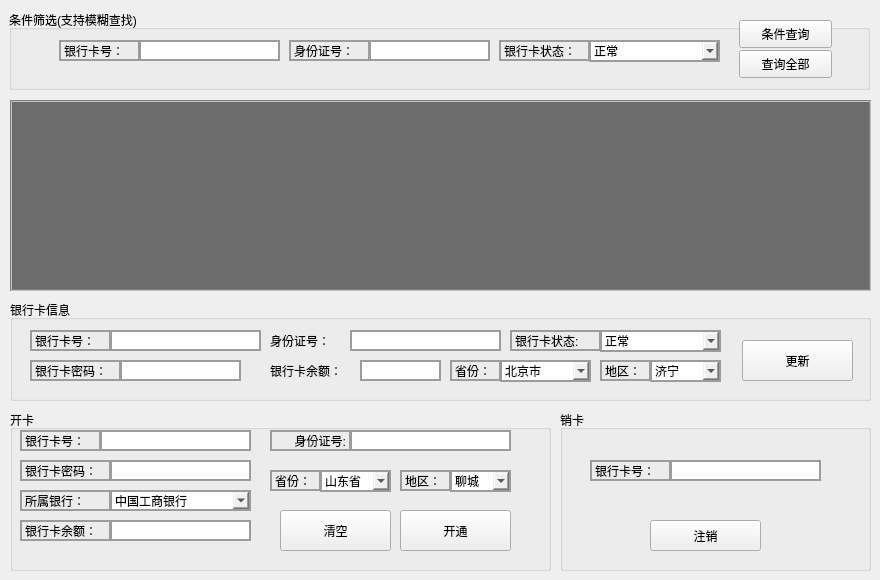
    <widget class="QWidget" name="BankCardPage">
     <widget class="QTableView" name="tableView_BankCard">
      <property name="geometry">
       <rect>
        <x>10</x>
        <y>100</y>
        <width>861</width>
        <height>191</height>
       </rect>
      </property>
      <property name="styleSheet">
       <string notr="true">QTableView QTableCornerButton::section {
   /*  background: red;
    border: 2px outset red;*/
    color: red;
    background-color: rgb(64, 64, 64);
    border: 5px solid #f6f7fa;
    border-radius:0px;
    border-color: rgb(64, 64, 64);
 }

 QTableView {
    color: white;                                      /*表格内文字颜色*/
    /*gridline-color: black;                              /*表格内框颜色*/
	gridline-color: rgb(180, 180, 180);
    background-color: rgb(108, 108, 108);               /*表格内背景色*/
    alternate-background-color: rgb(64, 64, 64);
    selection-color: white;                             /*选中区域的文字颜色*/
    selection-background-color: rgb(77, 77, 77);        /*选中区域的背景色*/
    border: 2px groove gray;
    border-radius: 0px;
    padding: 2px 4px;
}

QHeaderView {
    color: white;
    font: bold 10pt;
    background-color: rgb(108, 108, 108);
    border: 0px solid rgb(144, 144, 144);
    border:0px solid rgb(191,191,191);
    border-left-color: rgba(255, 255, 255, 0);
    border-top-color: rgba(255, 255, 255, 0);
    border-radius:0px;
    min-height:29px;
}

QHeaderView::section {
    color: white;
    background-color: rgb(64, 64, 64);
    border: 5px solid #f6f7fa;
    border-radius:0px;
    border-color: rgb(64, 64, 64);
} </string>
      </property>
      <attribute name="verticalHeaderVisible">
       <bool>false</bool>
      </attribute>
     </widget>
     <widget class="QGroupBox" name="groupBox_3">
      <property name="geometry">
       <rect>
        <x>9</x>
        <y>10</y>
        <width>861</width>
        <height>80</height>
       </rect>
      </property>
      <property name="styleSheet">
       <string notr="true"/>
      </property>
      <property name="title">
       <string>条件筛选(支持模糊查找)</string>
      </property>
      <widget class="QLineEdit" name="led_BankCarid">
       <property name="geometry">
        <rect>
         <x>130</x>
         <y>30</y>
         <width>141</width>
         <height>21</height>
        </rect>
       </property>
       <property name="styleSheet">
        <string notr="true">border-right-color: rgb(0, 0, 0);
border-color: rgb(156, 156, 156);
border-width: 2px;
border-style: solid;</string>
       </property>
       <property name="text">
        <string/>
       </property>
      </widget>
      <widget class="QLabel" name="label_24">
       <property name="geometry">
        <rect>
         <x>50</x>
         <y>30</y>
         <width>81</width>
         <height>21</height>
        </rect>
       </property>
       <property name="styleSheet">
        <string notr="true">border-right-color: rgb(0, 0, 0);
border-color: rgb(156, 156, 156);
border-width: 2px;
border-style: solid;</string>
       </property>
       <property name="text">
        <string>银行卡号：</string>
       </property>
      </widget>
      <widget class="QLabel" name="label_25">
       <property name="geometry">
        <rect>
         <x>280</x>
         <y>30</y>
         <width>81</width>
         <height>21</height>
        </rect>
       </property>
       <property name="styleSheet">
        <string notr="true">border-right-color: rgb(0, 0, 0);
border-color: rgb(156, 156, 156);
border-width: 2px;
border-style: solid;</string>
       </property>
       <property name="text">
        <string>身份证号：</string>
       </property>
      </widget>
      <widget class="QLineEdit" name="led_ID">
       <property name="geometry">
        <rect>
         <x>360</x>
         <y>30</y>
         <width>121</width>
         <height>21</height>
        </rect>
       </property>
       <property name="styleSheet">
        <string notr="true">border-right-color: rgb(0, 0, 0);
border-color: rgb(156, 156, 156);
border-width: 2px;
border-style: solid;</string>
       </property>
      </widget>
      <widget class="QLabel" name="label_26">
       <property name="geometry">
        <rect>
         <x>490</x>
         <y>30</y>
         <width>91</width>
         <height>21</height>
        </rect>
       </property>
       <property name="styleSheet">
        <string notr="true">border-right-color: rgb(0, 0, 0);
border-color: rgb(156, 156, 156);
border-width: 2px;
border-style: solid;</string>
       </property>
       <property name="text">
        <string>银行卡状态：</string>
       </property>
      </widget>
      <widget class="QComboBox" name="cob_BankState">
       <property name="geometry">
        <rect>
         <x>580</x>
         <y>30</y>
         <width>131</width>
         <height>22</height>
        </rect>
       </property>
       <property name="styleSheet">
        <string notr="true">border-right-color: rgb(0, 0, 0);
border-color: rgb(156, 156, 156);
border-width: 2px;
border-style: solid;</string>
       </property>
       <item>
        <property name="text">
         <string>正常</string>
        </property>
       </item>
       <item>
        <property name="text">
         <string>挂失</string>
        </property>
       </item>
       <item>
        <property name="text">
         <string>冻结</string>
        </property>
       </item>
      </widget>
      <widget class="QPushButton" name="btn_conditionQuery">
       <property name="geometry">
        <rect>
         <x>730</x>
         <y>10</y>
         <width>93</width>
         <height>28</height>
        </rect>
       </property>
       <property name="text">
        <string>条件查询</string>
       </property>
      </widget>
      <widget class="QPushButton" name="btn_QeuryQBBank">
       <property name="geometry">
        <rect>
         <x>730</x>
         <y>40</y>
         <width>93</width>
         <height>28</height>
        </rect>
       </property>
       <property name="text">
        <string>查询全部</string>
       </property>
      </widget>
     </widget>
     <widget class="QGroupBox" name="groupBox_4">
      <property name="geometry">
       <rect>
        <x>10</x>
        <y>300</y>
        <width>861</width>
        <height>101</height>
       </rect>
      </property>
      <property name="title">
       <string>银行卡信息</string>
      </property>
      <widget class="QLabel" name="label_27">
       <property name="geometry">
        <rect>
         <x>20</x>
         <y>30</y>
         <width>81</width>
         <height>21</height>
        </rect>
       </property>
       <property name="styleSheet">
        <string notr="true">border-right-color: rgb(0, 0, 0);
border-color: rgb(156, 156, 156);
border-width: 2px;
border-style: solid;</string>
       </property>
       <property name="text">
        <string>银行卡号：</string>
       </property>
      </widget>
      <widget class="QLineEdit" name="led_BankCarid_2">
       <property name="geometry">
        <rect>
         <x>100</x>
         <y>30</y>
         <width>151</width>
         <height>21</height>
        </rect>
       </property>
       <property name="styleSheet">
        <string notr="true">border-right-color: rgb(0, 0, 0);
border-color: rgb(156, 156, 156);
border-width: 2px;
border-style: solid;</string>
       </property>
       <property name="text">
        <string/>
       </property>
       <property name="maxLength">
        <number>19</number>
       </property>
       <property name="readOnly">
        <bool>true</bool>
       </property>
      </widget>
      <widget class="QLineEdit" name="led_pwd">
       <property name="geometry">
        <rect>
         <x>110</x>
         <y>60</y>
         <width>121</width>
         <height>21</height>
        </rect>
       </property>
       <property name="styleSheet">
        <string notr="true">border-right-color: rgb(0, 0, 0);
border-color: rgb(156, 156, 156);
border-width: 2px;
border-style: solid;</string>
       </property>
       <property name="text">
        <string/>
       </property>
       <property name="maxLength">
        <number>6</number>
       </property>
      </widget>
      <widget class="QLabel" name="label_28">
       <property name="geometry">
        <rect>
         <x>20</x>
         <y>60</y>
         <width>91</width>
         <height>21</height>
        </rect>
       </property>
       <property name="styleSheet">
        <string notr="true">border-right-color: rgb(0, 0, 0);
border-color: rgb(156, 156, 156);
border-width: 2px;
border-style: solid;</string>
       </property>
       <property name="text">
        <string>银行卡密码：</string>
       </property>
      </widget>
      <widget class="QLineEdit" name="led_UserID">
       <property name="geometry">
        <rect>
         <x>340</x>
         <y>30</y>
         <width>151</width>
         <height>21</height>
        </rect>
       </property>
       <property name="styleSheet">
        <string notr="true">border-right-color: rgb(0, 0, 0);
border-color: rgb(156, 156, 156);
border-width: 2px;
border-style: solid;</string>
       </property>
       <property name="text">
        <string/>
       </property>
       <property name="maxLength">
        <number>18</number>
       </property>
       <property name="readOnly">
        <bool>true</bool>
       </property>
      </widget>
      <widget class="QLabel" name="label_29">
       <property name="geometry">
        <rect>
         <x>260</x>
         <y>30</y>
         <width>81</width>
         <height>21</height>
        </rect>
       </property>
       <property name="text">
        <string>身份证号：</string>
       </property>
      </widget>
      <widget class="QLabel" name="label_30">
       <property name="geometry">
        <rect>
         <x>260</x>
         <y>60</y>
         <width>91</width>
         <height>21</height>
        </rect>
       </property>
       <property name="text">
        <string>银行卡余额：</string>
       </property>
      </widget>
      <widget class="QLineEdit" name="led_BankMoney">
       <property name="geometry">
        <rect>
         <x>350</x>
         <y>60</y>
         <width>81</width>
         <height>21</height>
        </rect>
       </property>
       <property name="styleSheet">
        <string notr="true">border-right-color: rgb(0, 0, 0);
border-color: rgb(156, 156, 156);
border-width: 2px;
border-style: solid;</string>
       </property>
       <property name="text">
        <string/>
       </property>
      </widget>
      <widget class="QLabel" name="label_31">
       <property name="geometry">
        <rect>
         <x>500</x>
         <y>30</y>
         <width>91</width>
         <height>21</height>
        </rect>
       </property>
       <property name="styleSheet">
        <string notr="true">border-right-color: rgb(0, 0, 0);
border-color: rgb(156, 156, 156);
border-width: 2px;
border-style: solid;</string>
       </property>
       <property name="text">
        <string>银行卡状态:</string>
       </property>
      </widget>
      <widget class="QComboBox" name="cob_BankState_2">
       <property name="geometry">
        <rect>
         <x>590</x>
         <y>30</y>
         <width>121</width>
         <height>22</height>
        </rect>
       </property>
       <property name="styleSheet">
        <string notr="true">border-right-color: rgb(0, 0, 0);
border-color: rgb(156, 156, 156);
border-width: 2px;
border-style: solid;</string>
       </property>
       <item>
        <property name="text">
         <string>正常</string>
        </property>
       </item>
       <item>
        <property name="text">
         <string>挂失</string>
        </property>
       </item>
       <item>
        <property name="text">
         <string>冻结</string>
        </property>
       </item>
      </widget>
      <widget class="QLabel" name="label_32">
       <property name="geometry">
        <rect>
         <x>440</x>
         <y>60</y>
         <width>51</width>
         <height>21</height>
        </rect>
       </property>
       <property name="styleSheet">
        <string notr="true">border-right-color: rgb(0, 0, 0);
border-color: rgb(156, 156, 156);
border-width: 2px;
border-style: solid;</string>
       </property>
       <property name="text">
        <string>省份：</string>
       </property>
      </widget>
      <widget class="QLabel" name="label_33">
       <property name="geometry">
        <rect>
         <x>590</x>
         <y>60</y>
         <width>51</width>
         <height>21</height>
        </rect>
       </property>
       <property name="styleSheet">
        <string notr="true">border-right-color: rgb(0, 0, 0);
border-color: rgb(156, 156, 156);
border-width: 2px;
border-style: solid;</string>
       </property>
       <property name="text">
        <string>地区：</string>
       </property>
      </widget>
      <widget class="QPushButton" name="btn_Banjupdate">
       <property name="geometry">
        <rect>
         <x>732</x>
         <y>40</y>
         <width>111</width>
         <height>41</height>
        </rect>
       </property>
       <property name="text">
        <string>更新</string>
       </property>
      </widget>
      <widget class="QComboBox" name="cob_Province">
       <property name="geometry">
        <rect>
         <x>490</x>
         <y>60</y>
         <width>91</width>
         <height>22</height>
        </rect>
       </property>
       <property name="styleSheet">
        <string notr="true">border-right-color: rgb(0, 0, 0);
border-color: rgb(156, 156, 156);
border-width: 2px;
border-style: solid;</string>
       </property>
       <item>
        <property name="text">
         <string>北京市</string>
        </property>
       </item>
       <item>
        <property name="text">
         <string>天津市</string>
        </property>
       </item>
       <item>
        <property name="text">
         <string>上海市</string>
        </property>
       </item>
       <item>
        <property name="text">
         <string>重庆市</string>
        </property>
       </item>
       <item>
        <property name="text">
         <string>河北省</string>
        </property>
       </item>
       <item>
        <property name="text">
         <string>山西省</string>
        </property>
       </item>
       <item>
        <property name="text">
         <string>辽宁省</string>
        </property>
       </item>
       <item>
        <property name="text">
         <string>吉林省</string>
        </property>
       </item>
       <item>
        <property name="text">
         <string>黑龙江省</string>
        </property>
       </item>
       <item>
        <property name="text">
         <string>江苏省</string>
        </property>
       </item>
       <item>
        <property name="text">
         <string>浙江省</string>
        </property>
       </item>
       <item>
        <property name="text">
         <string>安徽省</string>
        </property>
       </item>
       <item>
        <property name="text">
         <string>福建省</string>
        </property>
       </item>
       <item>
        <property name="text">
         <string>江西省</string>
        </property>
       </item>
       <item>
        <property name="text">
         <string>山东省</string>
        </property>
       </item>
       <item>
        <property name="text">
         <string>河南省</string>
        </property>
       </item>
       <item>
        <property name="text">
         <string>湖北省</string>
        </property>
       </item>
       <item>
        <property name="text">
         <string>湖南省</string>
        </property>
       </item>
       <item>
        <property name="text">
         <string>广东省</string>
        </property>
       </item>
       <item>
        <property name="text">
         <string>海南省</string>
        </property>
       </item>
       <item>
        <property name="text">
         <string>四川省</string>
        </property>
       </item>
       <item>
        <property name="text">
         <string>贵州省</string>
        </property>
       </item>
       <item>
        <property name="text">
         <string>云南省</string>
        </property>
       </item>
       <item>
        <property name="text">
         <string>陕西省</string>
        </property>
       </item>
       <item>
        <property name="text">
         <string>甘肃省</string>
        </property>
       </item>
       <item>
        <property name="text">
         <string>青海省</string>
        </property>
       </item>
       <item>
        <property name="text">
         <string>台湾省</string>
        </property>
       </item>
       <item>
        <property name="text">
         <string>内蒙古自治区</string>
        </property>
       </item>
       <item>
        <property name="text">
         <string>广西壮族自治区</string>
        </property>
       </item>
       <item>
        <property name="text">
         <string>西藏自治区</string>
        </property>
       </item>
       <item>
        <property name="text">
         <string>宁夏回族自治区</string>
        </property>
       </item>
       <item>
        <property name="text">
         <string>新疆维吾尔自治区</string>
        </property>
       </item>
       <item>
        <property name="text">
         <string>香港特别行政区</string>
        </property>
       </item>
       <item>
        <property name="text">
         <string>澳门特别行政区</string>
        </property>
       </item>
      </widget>
      <widget class="QComboBox" name="cob_city">
       <property name="geometry">
        <rect>
         <x>640</x>
         <y>60</y>
         <width>71</width>
         <height>22</height>
        </rect>
       </property>
       <property name="styleSheet">
        <string notr="true">border-right-color: rgb(0, 0, 0);
border-color: rgb(156, 156, 156);
border-width: 2px;
border-style: solid;</string>
       </property>
       <item>
        <property name="text">
         <string>济宁</string>
        </property>
       </item>
       <item>
        <property name="text">
         <string>聊城</string>
        </property>
       </item>
      </widget>
     </widget>
     <widget class="QGroupBox" name="groupBox_5">
      <property name="geometry">
       <rect>
        <x>10</x>
        <y>410</y>
        <width>541</width>
        <height>161</height>
       </rect>
      </property>
      <property name="title">
       <string>开卡</string>
      </property>
      <widget class="QLineEdit" name="led_BankCaridid">
       <property name="geometry">
        <rect>
         <x>90</x>
         <y>20</y>
         <width>151</width>
         <height>21</height>
        </rect>
       </property>
       <property name="styleSheet">
        <string notr="true">border-right-color: rgb(0, 0, 0);
border-color: rgb(156, 156, 156);
border-width: 2px;
border-style: solid;</string>
       </property>
       <property name="text">
        <string/>
       </property>
       <property name="maxLength">
        <number>19</number>
       </property>
      </widget>
      <widget class="QLabel" name="label_35">
       <property name="geometry">
        <rect>
         <x>10</x>
         <y>20</y>
         <width>81</width>
         <height>21</height>
        </rect>
       </property>
       <property name="styleSheet">
        <string notr="true">border-right-color: rgb(0, 0, 0);
border-color: rgb(156, 156, 156);
border-width: 2px;
border-style: solid;</string>
       </property>
       <property name="text">
        <string>银行卡号：</string>
       </property>
      </widget>
      <widget class="QLabel" name="label_36">
       <property name="geometry">
        <rect>
         <x>260</x>
         <y>20</y>
         <width>81</width>
         <height>21</height>
        </rect>
       </property>
       <property name="styleSheet">
        <string notr="true">border-right-color: rgb(0, 0, 0);
border-color: rgb(156, 156, 156);
border-width: 2px;
border-style: solid;</string>
       </property>
       <property name="text">
        <string>身份证号:</string>
       </property>
       <property name="alignment">
        <set>Qt::AlignRight|Qt::AlignTrailing|Qt::AlignVCenter</set>
       </property>
      </widget>
      <widget class="QLabel" name="label_37">
       <property name="geometry">
        <rect>
         <x>10</x>
         <y>50</y>
         <width>91</width>
         <height>21</height>
        </rect>
       </property>
       <property name="styleSheet">
        <string notr="true">border-right-color: rgb(0, 0, 0);
border-color: rgb(156, 156, 156);
border-width: 2px;
border-style: solid;</string>
       </property>
       <property name="text">
        <string>银行卡密码：</string>
       </property>
      </widget>
      <widget class="QLineEdit" name="led_UserID_2">
       <property name="geometry">
        <rect>
         <x>340</x>
         <y>20</y>
         <width>161</width>
         <height>21</height>
        </rect>
       </property>
       <property name="styleSheet">
        <string notr="true">border-right-color: rgb(0, 0, 0);
border-color: rgb(156, 156, 156);
border-width: 2px;
border-style: solid;</string>
       </property>
       <property name="text">
        <string/>
       </property>
       <property name="maxLength">
        <number>18</number>
       </property>
      </widget>
      <widget class="QLineEdit" name="led_BankPwd">
       <property name="geometry">
        <rect>
         <x>100</x>
         <y>50</y>
         <width>141</width>
         <height>21</height>
        </rect>
       </property>
       <property name="styleSheet">
        <string notr="true">border-right-color: rgb(0, 0, 0);
border-color: rgb(156, 156, 156);
border-width: 2px;
border-style: solid;</string>
       </property>
       <property name="text">
        <string/>
       </property>
       <property name="maxLength">
        <number>6</number>
       </property>
       <property name="echoMode">
        <enum>QLineEdit::Password</enum>
       </property>
      </widget>
      <widget class="QLabel" name="label_34">
       <property name="geometry">
        <rect>
         <x>390</x>
         <y>60</y>
         <width>51</width>
         <height>21</height>
        </rect>
       </property>
       <property name="styleSheet">
        <string notr="true">border-right-color: rgb(0, 0, 0);
border-color: rgb(156, 156, 156);
border-width: 2px;
border-style: solid;</string>
       </property>
       <property name="text">
        <string>地区：</string>
       </property>
      </widget>
      <widget class="QLabel" name="label_38">
       <property name="geometry">
        <rect>
         <x>260</x>
         <y>60</y>
         <width>51</width>
         <height>21</height>
        </rect>
       </property>
       <property name="styleSheet">
        <string notr="true">border-right-color: rgb(0, 0, 0);
border-color: rgb(156, 156, 156);
border-width: 2px;
border-style: solid;</string>
       </property>
       <property name="text">
        <string>省份：</string>
       </property>
      </widget>
      <widget class="QPushButton" name="btn_BankKT">
       <property name="geometry">
        <rect>
         <x>390</x>
         <y>100</y>
         <width>111</width>
         <height>41</height>
        </rect>
       </property>
       <property name="text">
        <string>开通</string>
       </property>
      </widget>
      <widget class="QLabel" name="label_39">
       <property name="geometry">
        <rect>
         <x>10</x>
         <y>110</y>
         <width>91</width>
         <height>21</height>
        </rect>
       </property>
       <property name="styleSheet">
        <string notr="true">border-right-color: rgb(0, 0, 0);
border-color: rgb(156, 156, 156);
border-width: 2px;
border-style: solid;</string>
       </property>
       <property name="text">
        <string>银行卡余额：</string>
       </property>
      </widget>
      <widget class="QLineEdit" name="led_BankMoeny">
       <property name="geometry">
        <rect>
         <x>100</x>
         <y>110</y>
         <width>141</width>
         <height>21</height>
        </rect>
       </property>
       <property name="styleSheet">
        <string notr="true">border-right-color: rgb(0, 0, 0);
border-color: rgb(156, 156, 156);
border-width: 2px;
border-style: solid;</string>
       </property>
       <property name="text">
        <string/>
       </property>
       <property name="maxLength">
        <number>6</number>
       </property>
      </widget>
      <widget class="QComboBox" name="cob_Province_2">
       <property name="geometry">
        <rect>
         <x>310</x>
         <y>60</y>
         <width>71</width>
         <height>22</height>
        </rect>
       </property>
       <property name="styleSheet">
        <string notr="true">border-right-color: rgb(0, 0, 0);
border-color: rgb(156, 156, 156);
border-width: 2px;
border-style: solid;</string>
       </property>
       <item>
        <property name="text">
         <string>山东省</string>
        </property>
       </item>
      </widget>
      <widget class="QComboBox" name="cob_city_2">
       <property name="geometry">
        <rect>
         <x>440</x>
         <y>60</y>
         <width>61</width>
         <height>22</height>
        </rect>
       </property>
       <property name="styleSheet">
        <string notr="true">border-right-color: rgb(0, 0, 0);
border-color: rgb(156, 156, 156);
border-width: 2px;
border-style: solid;</string>
       </property>
       <item>
        <property name="text">
         <string>聊城</string>
        </property>
       </item>
       <item>
        <property name="text">
         <string>济宁</string>
        </property>
       </item>
      </widget>
      <widget class="QPushButton" name="btn_clear">
       <property name="geometry">
        <rect>
         <x>270</x>
         <y>100</y>
         <width>111</width>
         <height>41</height>
        </rect>
       </property>
       <property name="text">
        <string>清空</string>
       </property>
      </widget>
      <widget class="QLabel" name="label_54">
       <property name="geometry">
        <rect>
         <x>10</x>
         <y>80</y>
         <width>91</width>
         <height>21</height>
        </rect>
       </property>
       <property name="styleSheet">
        <string notr="true">border-right-color: rgb(0, 0, 0);
border-color: rgb(156, 156, 156);
border-width: 2px;
border-style: solid;</string>
       </property>
       <property name="text">
        <string>所属银行：</string>
       </property>
      </widget>
      <widget class="QComboBox" name="cob_SSBank">
       <property name="geometry">
        <rect>
         <x>100</x>
         <y>80</y>
         <width>141</width>
         <height>21</height>
        </rect>
       </property>
       <property name="styleSheet">
        <string notr="true">border-right-color: rgb(0, 0, 0);
border-color: rgb(156, 156, 156);
border-width: 2px;
border-style: solid;</string>
       </property>
       <item>
        <property name="text">
         <string>中国工商银行</string>
        </property>
       </item>
       <item>
        <property name="text">
         <string>中国建设银行</string>
        </property>
       </item>
       <item>
        <property name="text">
         <string>中国农业银行</string>
        </property>
       </item>
       <item>
        <property name="text">
         <string>交通银行</string>
        </property>
       </item>
       <item>
        <property name="text">
         <string>中国银行</string>
        </property>
       </item>
      </widget>
     </widget>
     <widget class="QGroupBox" name="groupBox_6">
      <property name="geometry">
       <rect>
        <x>560</x>
        <y>410</y>
        <width>311</width>
        <height>161</height>
       </rect>
      </property>
      <property name="title">
       <string>销卡</string>
      </property>
      <widget class="QLineEdit" name="led_BankCird">
       <property name="geometry">
        <rect>
         <x>110</x>
         <y>50</y>
         <width>151</width>
         <height>21</height>
        </rect>
       </property>
       <property name="styleSheet">
        <string notr="true">border-right-color: rgb(0, 0, 0);
border-color: rgb(156, 156, 156);
border-width: 2px;
border-style: solid;</string>
       </property>
       <property name="text">
        <string/>
       </property>
       <property name="maxLength">
        <number>19</number>
       </property>
      </widget>
      <widget class="QLabel" name="label_40">
       <property name="geometry">
        <rect>
         <x>30</x>
         <y>50</y>
         <width>81</width>
         <height>21</height>
        </rect>
       </property>
       <property name="styleSheet">
        <string notr="true">border-right-color: rgb(0, 0, 0);
border-color: rgb(156, 156, 156);
border-width: 2px;
border-style: solid;</string>
       </property>
       <property name="text">
        <string>银行卡号：</string>
       </property>
      </widget>
      <widget class="QPushButton" name="btn_Bankcancel">
       <property name="geometry">
        <rect>
         <x>90</x>
         <y>110</y>
         <width>111</width>
         <height>31</height>
        </rect>
       </property>
       <property name="text">
        <string>注销</string>
       </property>
      </widget>
     </widget>
    </widget>
